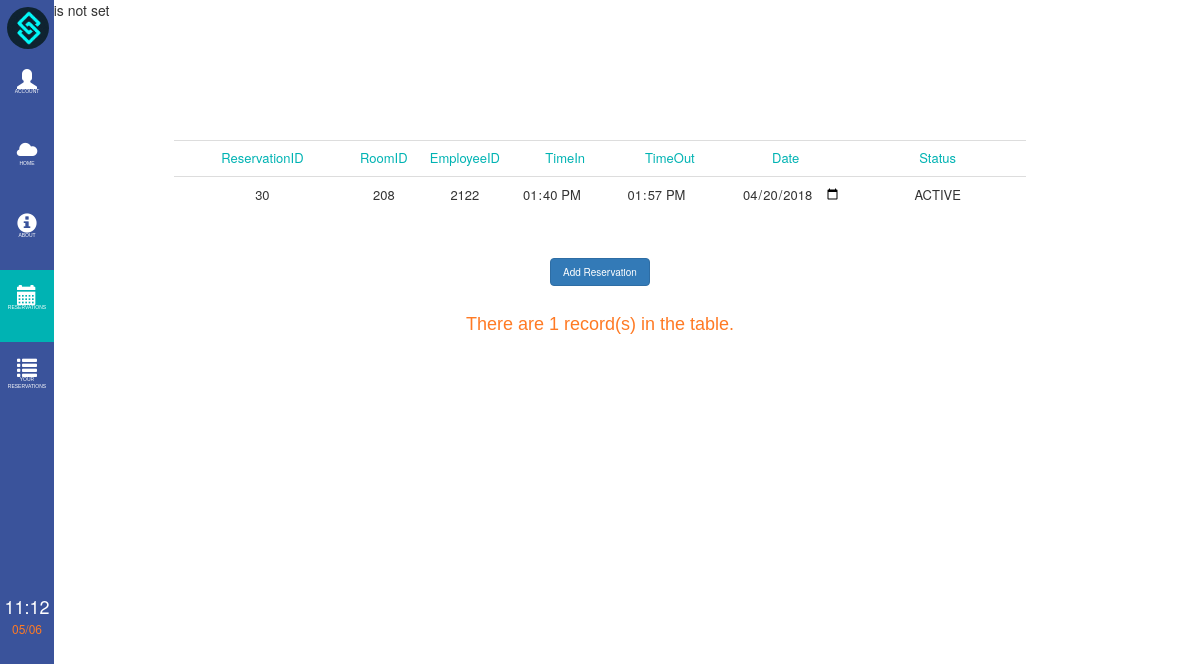
Page /user_schedtable.php (signed in) on the committed database.
### tables this page shows
CREATE TABLE `tbl_sched` (
  `id` int(11) NOT NULL,
  `room_id` varchar(5) NOT NULL,
  `emp_id` varchar(5) NOT NULL,
  `time_in` time NOT NULL,
  `time_out` time NOT NULL,
  `date` date NOT NULL,
  `u_code` varchar(5) NOT NULL,
  `Status` tinyint(1) NOT NULL
);

### user_schedtable.php (the view, shortened to what this page needs)
<html>
<head>
    <link rel="stylesheet" href="css/bootstrap.min.css">
    <link rel="stylesheet" href="bren/side_bar.css" type="text/css">
    <link rel="stylesheet" href="mika/about.css" type="text/css">
    <link rel="stylesheet" href="mika/reservation.css" type="text/css">
</head>
<body onload="startTime()">
<?php
if (isset($_SESSION["count"])){
    echo "Count: ".$_SESSION["count"];
    echo "Selected ".$_SESSION["selected"];
}else{
    echo "Session is not set";
}
?>
<div class="sidebar">
    <ul>
        <li> <img src ='logo3.png' style="width: 78%; border-radius: 100%; margin-left: 7px; margin-top: 7px; margin-bottom: 5px"></li>
        <li><a onclick="return openaccNav()"><span class="glyphicon glyphicon-user"></span><span class="menu_label">Account</span></a></li>
        <li><a href="userpage.php"><span class="glyphicon glyphicon-cloud"></span><span class="menu_label">Home</span></a></li>
        <li><a href="aboutususer.php"><span class="glyphicon glyphicon-info-sign"></span><span class="menu_label">About</span></a></li>
        <li> <div class="selected"><a href="user_schedtable.php"><span class="glyphicon glyphicon-calendar"></span><span class="menu_label">Reservations</span></a></div></li>
        <li><a href="user_reservation.php"><span class="glyphicon glyphicon-list"></span><span class="menu_label">Your Reservations</span></a></li>
        <li><div id="time" style="padding-top:180px; font-size: 18px; color:white;text-align: center"></div> </li>
        <li><div id="date" style=" font-size: 12px; color:#ff7a24; text-align: center"></div> </li></ul>
</div>
<div class="container">
        <table class="table">
            <tr class="headers" style="color:#00b3b3">
                <td>ReservationID</td>
                <td>RoomID</td>
                <td>EmployeeID</td>
                <td>TimeIn</td>
                <td>TimeOut</td>
                <td>Date</td>
                <td>Status</td>
            </tr>
            <?php
            include 'connect.php';
            $sql ="select * from tbl_sched order by id";
            $res = mysqli_query($con, $sql);
            while($row= mysqli_fetch_array($res))
            {
            ?>
            <form <?php echo ($_SESSION["count"]==2) ? 'method=\'post\' action=\'cell_edit.php\'' : '' ?>>
            <tr>
                <td><input class="<?php echo 'cell'.$row['id']?> table_cell" name="reserv_id" id="reserv_id" value=<?php echo $row['id']; ?> readonly></td>
                <td><input class="<?php echo 'cell'.$row['id']?> table_cell" name="room_id" id="room_id" value=<?php echo $row['room_id']; ?> readonly> </td>
                <td><input class="table_cell <?php echo 'cell'.$row['id']?>" name="emp_id" id="emp_id" value=<?php echo $row['emp_id']; ?>  readonly></td>
                <td><input type="time" class="table_cell <?php echo 'cell'.$row['id']?>" name="time_in" value=<?php echo $row['time_in']; ?> readonly></td>
                <td><input type="time" class="table_cell <?php echo 'cell'.$row['id']?>" name="time_out" value=<?php echo $row['time_out']; ?>  readonly></td>
                <td><input type="date" class="table_cell <?php echo 'cell'.$row['id']?>" name="date" value=<?php echo $row['date']; ?>  readonly"></td>
                <td><input class="<?php echo 'cell'.$row['id']?> table_cell" name="status" id="status" value=<?php
                    if ($row['Status'] == 1){
                        echo 'ACTIVE';
                    }
                    else if ($row['Status'] == 0) {
                        echo 'INACTIVE';
                    }
                ?>  readonly></td>
            </tr>
            </form>
            <?php
            }
            ?>
        </table>
    <a onclick="return PopupCenter('addsched_user.php','Update Profile ','900','500'); "> <button class="btn btn-primary" style="margin-top: 45px">Add Reservation</button></a><br>
        <font size="4" face="arial"  color="#ff7a24">
            <?php
            include 'connect.php';
            $result = mysqli_query($con,"select * from tbl_sched");
            $rows = mysqli_num_rows($result);
            echo "<br>";
            echo "There are " . $rows . " record(s) in the table. ";
            ?>
        </font>
</div>
</body>
</html>

### bren/side_bar.css (style rules this page uses)
ul { list-style-type: none; margin: 0; padding: 0; z-index: 1; top: 0; left: 0; overflow-x: hidden; width: 4.5%; background: #3A539B; height: 100%; position: fixed; overflow: auto; }
li a { display: block; color: #FFF; padding: 14px 4px; text-decoration: none; font-family: sans-serif; width: 100%; height:9%; text-align: center; }
body,html { margin: 0; margin-top: 0; padding: 0; }
.menu_label { font-size: 0.5rem; display: block; text-transform: uppercase; }
.glyphicon { font-size: 20px; }
.selected { background-color: #00b3b3; color: white; }

### Mika/about.css (style rules this page uses)
.btn { font-size: 10px; }

### Mika/reservation.css (style rules this page uses)
.table { width: 30%; margin: 0 auto; }
.container { margin-top: 10%; text-align: center; }
.headers { color: #ff7a24; text-align: center; font-size: medium; }
td { font-size: small; }
.table_cell { background: transparent; border: none; text-align: center; }

### rows in the picture
tbl_sched: reserv_id "30", room_id "208", emp_id "2122", time_in "13:40:00", time_out "13:57:00", date "04/20/2018", status "ACTIVE"

### other values in the picture
$rows "1"
